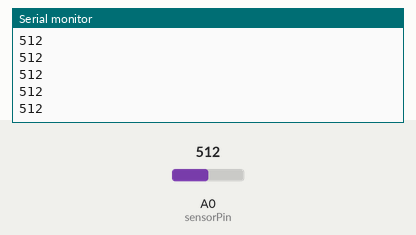
Bench run of a sketch on a simulated Arduino Leonardo, built with avr-gcc and run on an emulated ATmega32U4. Parts: the last lines printed to the serial monitor. The inputs (shaded band) are chosen by the test bench; at power-on: A0 (sensorPin) = 512.

Above: at 1.2 s.
1.3 s: A0 (sensorPin) set to 716
At 1.33 s:
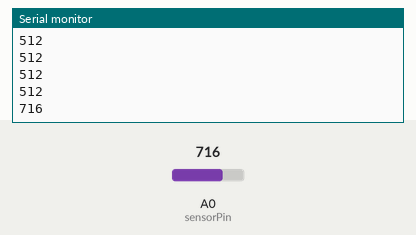
2.8 s: A0 (sensorPin) set to 900
At 2.8 s:
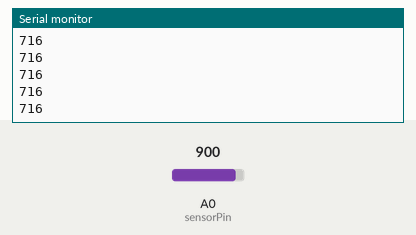
Timing chart, 0 to 5.8 s (numbered marks = the images above; inputs shaded):
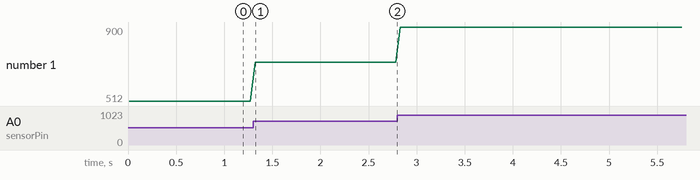

Measured:
- after the input at 1.3 s, the serial monitor: prints a new line at once (image 1)
- plotted number 1: 512 → 716 after the input at 1.3 s, 716 → 900 after the input at 2.8 s

The sketch:

soplido.ino
```cpp
int sensorPin = A0;
int sensorValue = 0;
void setup() {
    Serial.begin(115200);
    while(!Serial);
}

void loop() {
    sensorValue = analogRead(sensorPin);
    //Serial.print(">");
    //Serial.print("A0:");
    Serial.println(sensorValue);
    delay(50);
}
```
